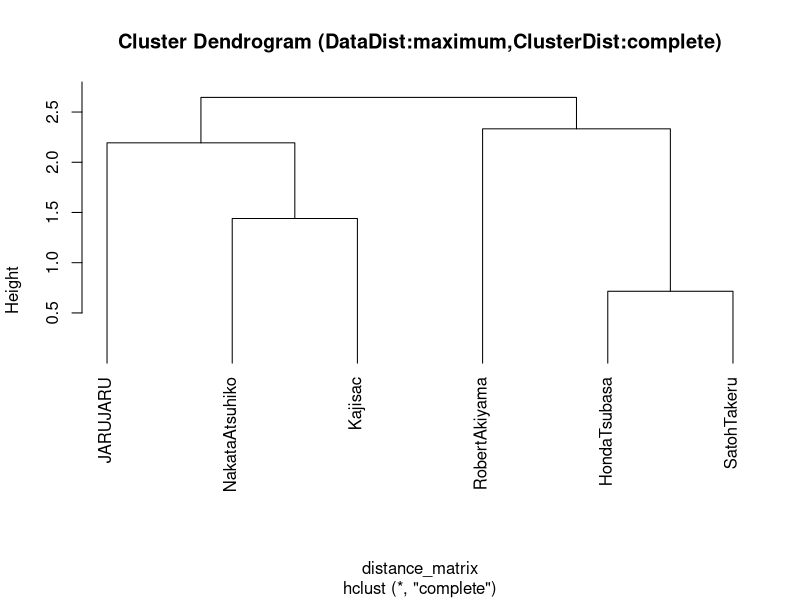
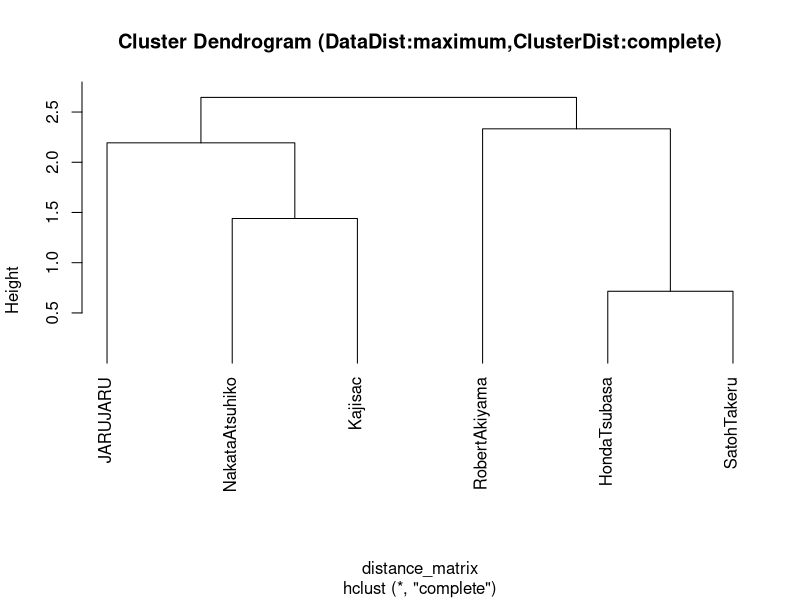

R code for these plots, in order:
### clustering example code for lecture

#### 階層的クラスター分析サンプルコード
### Rプログラミングでわからないことは大概Google先生で[R 日本語 pdf plot]みたいなノリで調べれば分かる。

### 同じディレクトリ内に保存しているCSVファイル形式のデータセットを読み込む.
### 注意：ダウンロードしたファイルはmacOSではデフォルトで ~/Downloads 以下に保存される．
### 1列目のデータを行名としてデータを読み込む
setwd("/cloud/project/")
dataset <- read.csv("./youtuber.csv",row.names=1)

### datasetがどのようなものか確認
dataset

### データの正規化を行うか決定する
is_scale <- T #T=正規化を行う; F=正規化を行わない
### is_scale=Tならばデータの正規化を行う
if(is_scale==T) dataset <- scale(dataset)

### datasetの確認
head(dataset)

### データ間の距離を定義する。(以下の3つから任意の距離を選択する)
data_dist_method <- "euclidean"     #ユークリッド距離
data_dist_method <- "manhattan"     #マンハッタン距離
data_dist_method <- "maximum"       #最大距離

### 全データ間の距離をdata_dist_methodの距離定義に基づいて計算する（距離行列を求める）
distance_matrix <- dist(dataset, method=data_dist_method)

### 距離行列の確認
as.matrix(distance_matrix)[1:6,1:6]

### クラスター間の距離の計算方法を決める。(以下の3つから任意の距離を選択する)
cluster_dist_method <- "average"   #群平均法
cluster_dist_method <- "single"    #最小距離法
cluster_dist_method <- "complete"  #最大距離法

### 距離行列からcluster_dist_methodで定義したクラスター距離定義に基づいてクラスター分析を行う
cl_result <- hclust(distance_matrix, method=cluster_dist_method)

### クラスター分析結果の系統樹を出力する
plot(cl_result, hang=-1, main=sprintf("Cluster Dendrogram (DataDist:%s,ClusterDist:%s)",data_dist_method,cluster_dist_method))

### 出力結果の保存(作業ディレクトリに保存されるように設定)
pdf(sprintf("./cl_scale_%s_dtdis_%s_cldis_%s.pdf",is_scale,data_dist_method,cluster_dist_method), paper="a4r", width=10, height=8)
plot(cl_result, hang=-1, main=sprintf("Cluster Dendrogram (DataDist:%s,ClusterDist:%s)",data_dist_method,cluster_dist_method))
dev.off()

### 距離行列の保存
write.csv(as.matrix(distance_matrix), file=sprintf("./distance_matrix_scale_%s_%s.csv",is_scale, data_dist_method))
